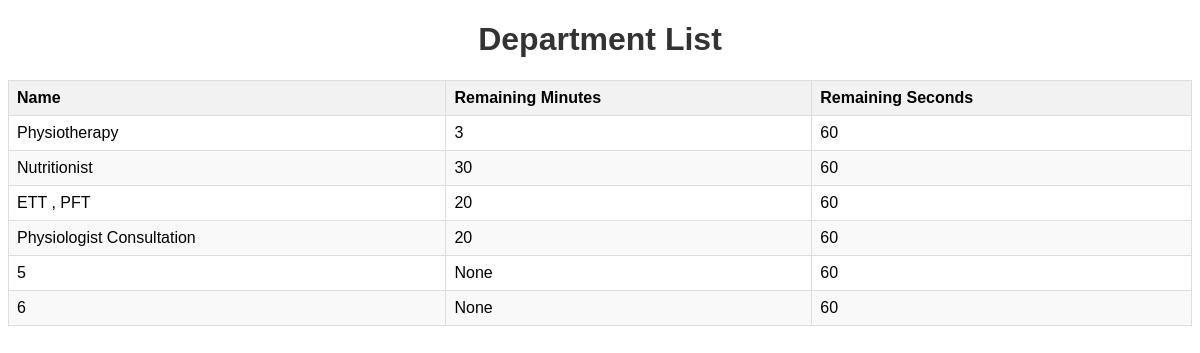
The app's page /d/, older data.
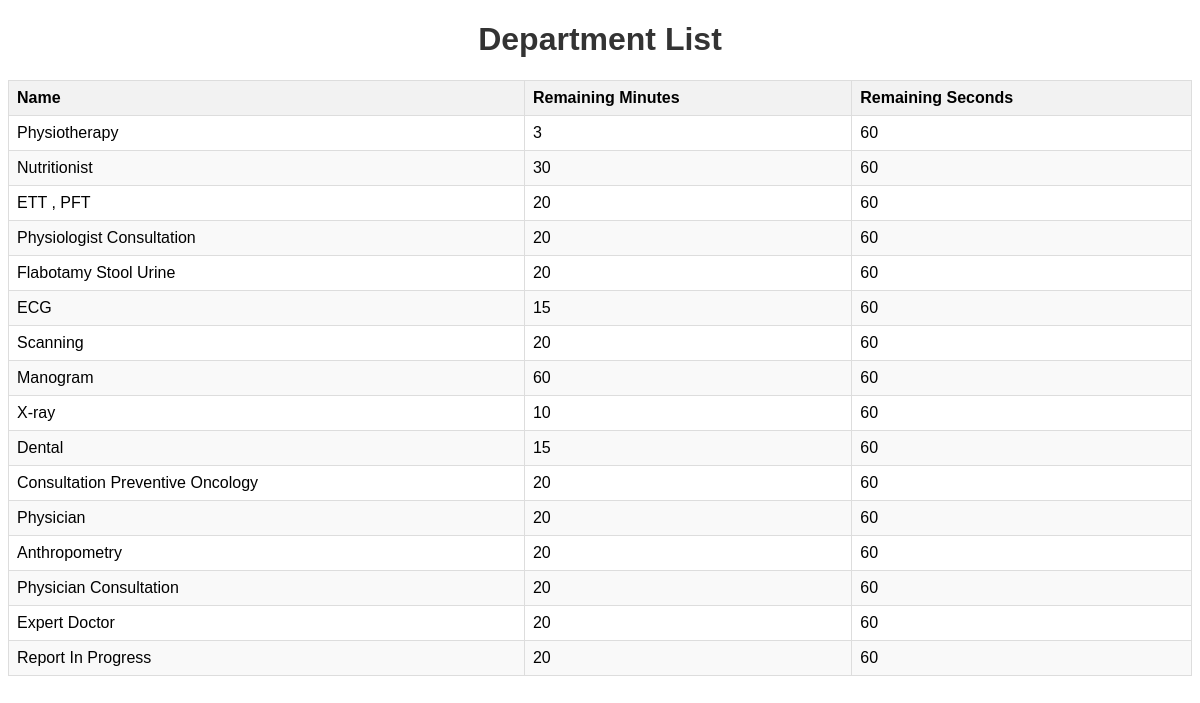
The same page, newer data.
### app/models.py (models this page shows, shortened)
class Department(models.Model):
    name = models.CharField(max_length=100)
    oncurepackage = models.ForeignKey(Oncurepackages, related_name='departments', on_delete=models.CASCADE)
    remaining_minutes=models.IntegerField(null=True,blank=True)
    remaining_seconds=models.IntegerField(default=60)

### app/utilities.py (the view)
# urls.py: path('d/', department_list, name='department_list'),
def department_list(request):
    obj=Oncurepackages.objects.get(name="Wellcure Complete Assessment")
    departments = Department.objects.all().filter(oncurepackage=obj)
    return render(request, 'new/dep.html', {'departments': departments})

### templates/new/dep.html (shortened to what this page needs)
<!DOCTYPE html>
<html>
<head>
</head>
<body>
    <h1>Department List</h1>
    <table>
        <thead>
            <tr>
                <th>Name</th>
                <th>Remaining Minutes</th>
                <th>Remaining Seconds</th>
            </tr>
        </thead>
        <tbody>
            {% for department in departments %}
            <tr>
                <td>{{ department.name }}</td>
                <td>{{ department.remaining_minutes }}</td>
                <td>{{ department.remaining_seconds }}</td>
            </tr>
            {% endfor %}
        </tbody>
    </table>
</body>
</html>

### templates/new/dep.html (style rules this page uses)
body { font-family: Arial, sans-serif; }
h1 { text-align: center; color: #333; }
table { width: 100%; border-collapse: collapse; }
th, td { padding: 8px; text-align: left; border: 1px solid #ddd; }
th { background-color: #f2f2f2; }
tr:nth-child(even) { background-color: #f9f9f9; }

Row changes from the older to the newer data that the page shows:
removed Department: name "5", remaining_minutes "None", remaining_seconds "60"
removed Department: name "6", remaining_minutes "None", remaining_seconds "60"
added Department: name "Flabotamy Stool Urine", remaining_minutes "20", remaining_seconds "60"
added Department: name "ECG", remaining_minutes "15", remaining_seconds "60"
added Department: name "Scanning", remaining_minutes "20", remaining_seconds "60"
added Department: name "Manogram", remaining_minutes "60", remaining_seconds "60"
added Department: name "X-ray", remaining_minutes "10", remaining_seconds "60"
added Department: name "Dental", remaining_minutes "15", remaining_seconds "60"
added Department: name "Consultation Preventive Oncology", remaining_minutes "20", remaining_seconds "60"
added Department: name "Physician", remaining_minutes "20", remaining_seconds "60"
added Department: name "Anthropometry", remaining_minutes "20", remaining_seconds "60"
added Department: name "Physician Consultation", remaining_minutes "20", remaining_seconds "60"
added Department: name "Expert Doctor", remaining_minutes "20", remaining_seconds "60"
added Department: name "Report In Progress", remaining_minutes "20", remaining_seconds "60"
